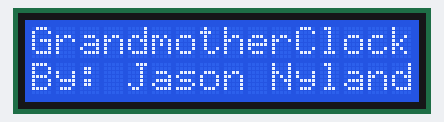
A sketch run on a simulated Arduino Uno, built with avr-gcc and run on an emulated ATmega328P. Parts: 16×2 character LCD. The local clock reads 2024-03-15 10:24:30 at power-on unless the sketch sets it.

Above: at 0.1 s.
At 3.1 s:
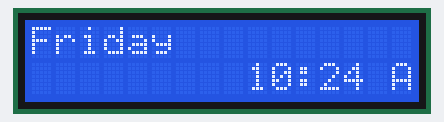
At 30.1 s:
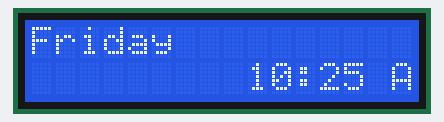
At 90.1 s:
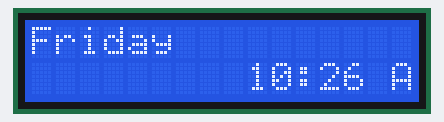

Measured:
- what the display in image 1 shows lasts 27.0 s, from 3.1 s to 30.1 s
- what the display in image 2 shows lasts 60.0 s, from 30.1 s to 90.1 s

The sketch:

Grandmother_Clock.ino
```cpp
/*
  Grandmother Clock by Jason Nyland
  ---------------------------------
  Grandmother Clock is a program that
  displays the weekday in word form
  eg "Tuesday" on a bright, uncluttered
  LCD display so that grandma stops
  taking her pills several times a day
  when she forgets what day it is!
*/

#include <Arduino.h>
#include <LiquidCrystal.h>
#include <DS3231.h>
#include <Time.h>
#include <TimeLib.h>

DS3231 rtc(SDA, SCL);
// LiquidCrystal lcd(8, 9, 4, 5, 6, 7);  // OSEPP Shield pins
LiquidCrystal lcd(12, 11, 5, 4, 3, 2);  // Raw LCD pins

// int backlight_pin = 10; // OSEPP shield backlight pin
int dayofweek = 0;
const long intervalBlinker = 1000;
const long intervalSync = 600000; // 10 minutes
unsigned long currentMillis = 0;
unsigned long previousMillis = 0;
boolean blinkingCursor = false;
boolean showDebug = false;
int blinkOnOff = 0;
int clearScreen();


int clearScreen()
{
  lcd.setCursor(0, 0);
  lcd.print("                ");
  lcd.setCursor(0, 1);
  lcd.print("                ");
}
int bootScreen() {
  lcd.setCursor(0, 0);
  lcd.print("GrandmotherClock");
  lcd.setCursor(0, 1);
  lcd.print("By: Jason Nyland");
  delay(3000);
}
int syncRTC() {
  setTime(rtc.getUnixTime(rtc.getTime()));
}
int autoSync() {
  currentMillis = millis();
  if (currentMillis - previousMillis >= intervalSync) {
    previousMillis = currentMillis;
    syncRTC();
  }
}
int printCursor() {
  if (blinkOnOff == 0) {
    lcd.print(":");
  } else {
    lcd.print(" ");
  }
}
int printWeekday() {
  lcd.setCursor(0, 0);
  dayofweek = weekday();
  switch (dayofweek)
  {
    case 1:
      {
        lcd.print("Sunday   ");
        break;
      }
    case 2:
      {
        lcd.print("Monday   ");
        break;
      }
    case 3:
      {
        lcd.print("Tuesday  ");
        break;
      }
    case 4:
      {
        lcd.print("Wednesday");
        break;
      }
    case 5:
      {
        lcd.print("Thursday ");
        break;
      }
    case 6:
      {
        lcd.print("Friday   ");
        break;
      }
    case 7:
      {
        lcd.print("Saturday ");
        break;
      }
  }
}
int printTime() {
  lcd.setCursor(9, 1);
  if (hourFormat12() < 10) {
    lcd.print(" ");
  }
  lcd.print(hourFormat12());

  if (blinkingCursor == true) {
    currentMillis = millis();
    if (currentMillis - previousMillis >= intervalBlinker) {
      previousMillis = currentMillis;
      if (blinkOnOff == 0) {
        blinkOnOff = 1;
      } else {
        blinkOnOff = 0;
      }
    }
  }

  printCursor();

  if (minute() < 10) {
    lcd.print("0");
  }
  lcd.print(minute());
  lcd.print(" ");
  if (isAM() == true) {
    lcd.print("A");
  }
  else {
    lcd.print("P");
  }
}
int printDebug() {
  lcd.setCursor(0, 1);
  lcd.print(month());
  lcd.print(day());
  lcd.print(year());
}

void setup() {
  // pinMode(backlight_pin, INPUT);  // set as INPUT for full brightness, OUTPUT to adjust
  // analogWrite(backlight_pin, 200); // backlight contrast (0-255) comment line out when in INPUT mode

  lcd.begin(16, 2);              // start libraries
  rtc.begin();

  bootScreen();
  syncRTC();
  clearScreen();
}

void loop() {

  printWeekday(); // LCD first line
  printTime();  // LCD second line
  if (showDebug == true) {
    printDebug(); // print debug info on second line
  }

  autoSync();   // sync Time library with RTC
}
```
